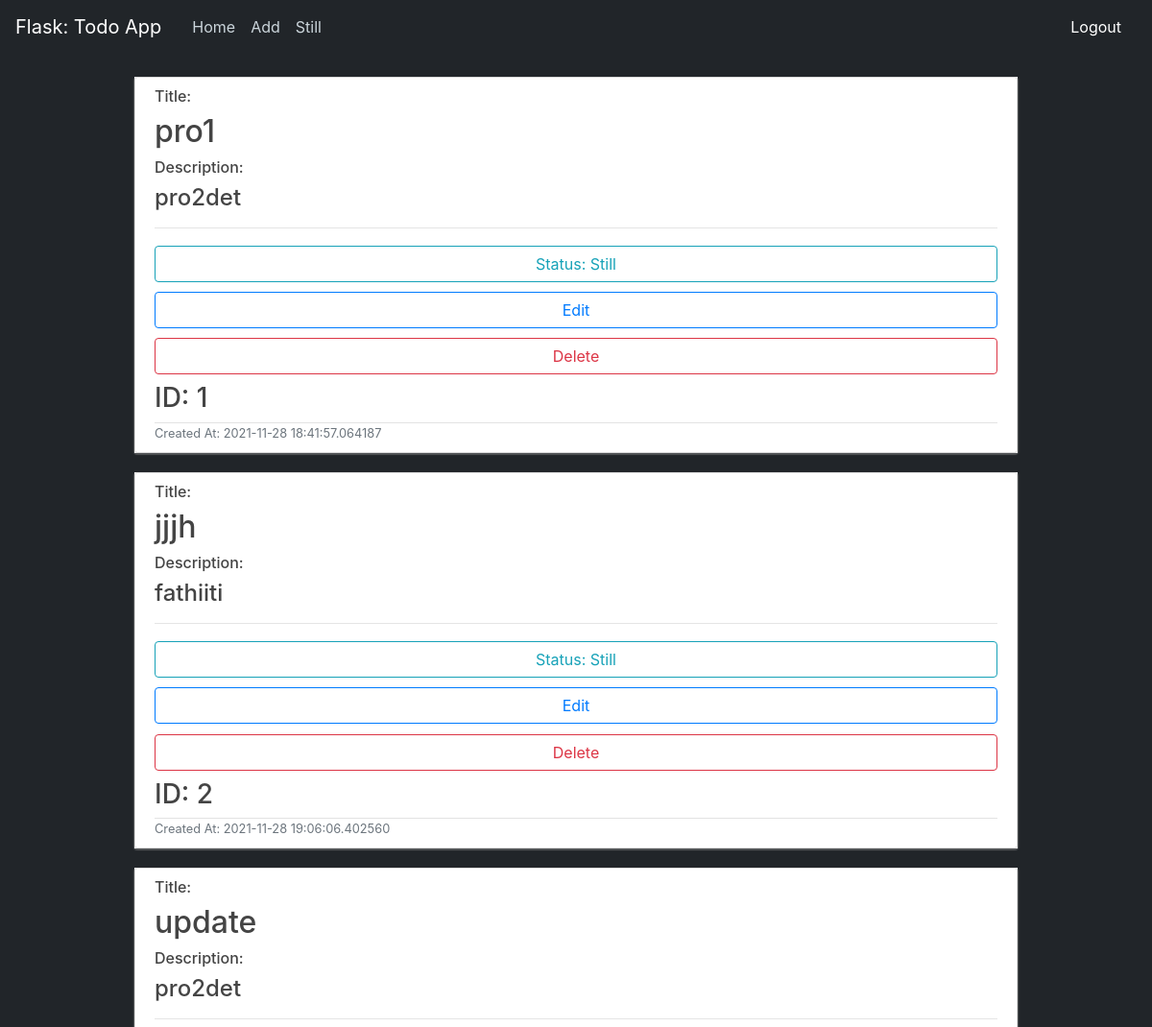
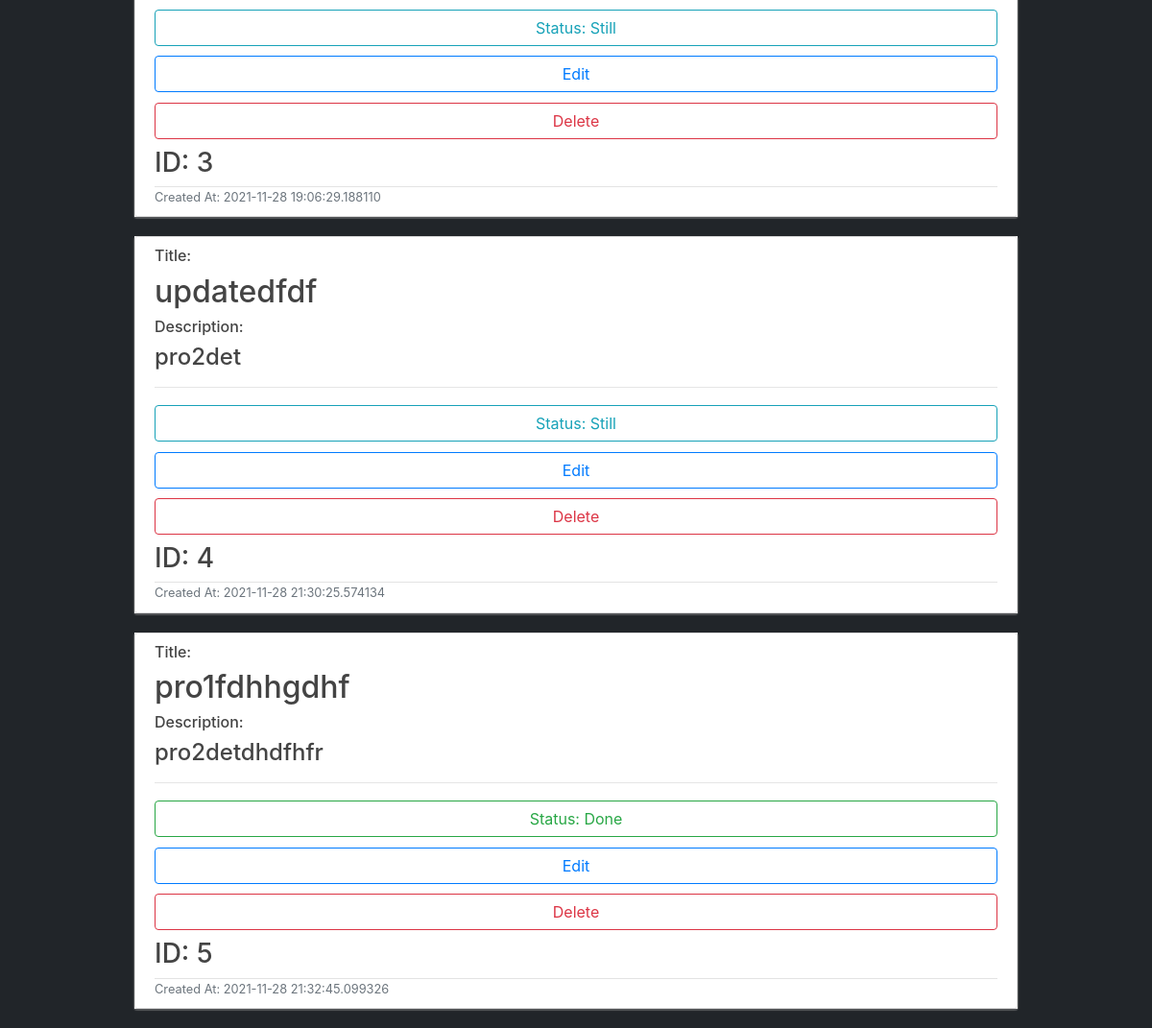
Screenshot of / (signed in) with the database file from the repository (2 pictures, top to bottom).
### app.py (models this page shows)
class Todo(db.Model):
    id=db.Column(db.Integer ,primary_key=True)
    title=db.Column(db.String(50),unique=True,nullable=False)
    description=db.Column(db.String(50), nullable=False)
    created_at=db.Column(db.DateTime, nullable=False,default=datetime.utcnow)
    is_done= db.Column(db.Boolean, default=False, nullable=False)
    user_id = db.Column(db.Integer, db.ForeignKey(
        'user.id'), nullable=True,)

### app.py (the view)
@app.route("/")
def index():
    if current_user.is_authenticated:
        todos=current_user.todos
        return render_template("index.html",todos=todos)
    else:
        return render_template("login.html")

### app.py (called while the page is built)
@login_manager.user_loader
def load_user(user_id):
    return User.query.get(user_id)

    @property
    def is_authenticated(self):
        return True

### templates/index.html
{% extends "base.html" %}
{% block body %}
    {% for todo in todos %}
        <div class='todo-container'>
            <article class="media content-section">
                 <div class="media-body">
                     <h6>Title:</h6>
                   <h2><a class="todo-title" href="{{ url_for('get_todo', id=todo.id) }}">{{ todo.title }}</a></h2>
                     <h6>Description:</h6>
                   <h4 class="todo-content">{{ todo.description }}</h4>
                     <hr>
                   {% if todo.is_done%}
                   <h2><a class="btn btn-outline-success w-100" href="{{ url_for('done_todo', id=todo.id) }}">Status: Done</a></h2>
                     <h2><a class="btn btn-outline-primary w-100" href="{{ url_for('edit_todo', id=todo.id) }}">Edit</a></h2>
                   <h2><a class="btn btn-outline-danger w-100" href="{{ url_for('delete_todo', id=todo.id) }}">Delete</a></h2>
                   <h3>ID: {{ todo.id}}</h3>
                   {% else %}
                   <h2><a class="btn btn-outline-info w-100" href="{{ url_for('done_todo', id=todo.id) }}">Status: Still</a></h2>
                   <h2><a class="btn btn-outline-primary w-100" href="{{ url_for('edit_todo', id=todo.id) }}">Edit</a></h2>
                   <h2><a class="btn btn-outline-danger w-100" href="{{ url_for('delete_todo', id=todo.id) }}">Delete</a></h2>
                   <h3>ID: {{ todo.id}}</h3>
                   {% endif %}
                   <div class="todo-metadata d-flex justify-content-between">
                       <small class="text-muted">Created At: {{ todo.created_at }}</small>
                    </div>
                 </div>
               </article>
        </div>
    {% endfor %}
{% endblock %}

### templates/base.html (shortened to what this page needs)
<!DOCTYPE html>
<html class="no-js">
  <head>
    {% block head %}
    <link
      rel="stylesheet"
      href="https://stackpath.bootstrapcdn.com/bootstrap/4.5.0/css/bootstrap.min.css"
    />
    <link
      rel="stylesheet"
      href="/static/styles.css"
    />
    {% endblock %}
  </head>
  <body>
    {% include "header.html" %}
    <main class="container">
      <div class="row">
        <div class="col-md-10 offset-md-1">
            {% block body %} {% endblock %}
        </div>
      </div>
    </main>
  </body>
</html>

### templates/header.html (shortened to what this page needs)
<header class="app-header">
    <nav class="navbar navbar-expand-md navbar-dark bg-teal fixed-top" style="background-color: #212529;">
        <a class="navbar-brand mr-4" href="/">Flask: Todo App</a>
        <div class="collapse navbar-collapse" id="navbarToggle">
          {% if current_user.is_authenticated %}
              <div class="navbar-nav mr-auto">
                <a class="nav-item nav-link" href="{{ url_for('index') }}">Home</a>
                <a class="nav-item nav-link" href="{{ url_for('create_todo') }}">Add</a>
                <a class="nav-item nav-link" href="{{ url_for('index_unactive') }}">Still</a>
              </div>
              <a class="nav-item nav-link" href="{{ url_for('logout') }}">Logout</a>
            {% else %}
            <div class="navbar-nav ml-auto">
              <a class="nav-item nav-link" href="{{ url_for('register') }}">Register</a>
              <a class="nav-item nav-link" href="{{ url_for('login') }}">Login</a>
            </div>
          {% endif %}
        </div>
    </nav>
  </header>

### static/styles.css (style rules this page uses)
body { background: #fafafa; color: #333333; margin-top: 5rem; }
h1, h2, h3, h4, h5, h6 { color: #444444; }
.app-header .navbar-nav .nav-link { color: #cbd5db; transition: 0.3s color ease-in; }
.bg-teal { background-color: teal; }
.todo-container { background: #ffffff; transition: 0.3s; }
.content-section { padding: 10px 20px; border: 1px solid #dddddd; border-radius: 3px; margin-bottom: 20px; box-shadow: 0 1px 1px 1px rgba(200, 200, 200, 0.3); }
.todo-title { color: #444444; }
.todo-content { white-space: pre-line; }
.todo-metadata { padding-top: 1px; margin-top: 4px; border-top: 1px solid #e3e3e3; }

### templates/base.html (style rules this page uses)
body { background-color:#212529; }

### templates/header.html (style rules this page uses)
a { color: white; }

### rows the page displays
Todo: title "pro1", description "pro2det", id "1", created_at "2021-11-28 18:41:57.064187"
Todo: title "jjjh", description "fathiiti", id "2", created_at "2021-11-28 19:06:06.402560"
Todo: title "update", description "pro2det", id "3", created_at "2021-11-28 19:06:29.188110"
Todo: title "updatedfdf", description "pro2det", id "4", created_at "2021-11-28 21:30:25.574134"
Todo: title "pro1fdhhgdhf", description "pro2detdhdfhfr", id "5", created_at "2021-11-28 21:32:45.099326"
